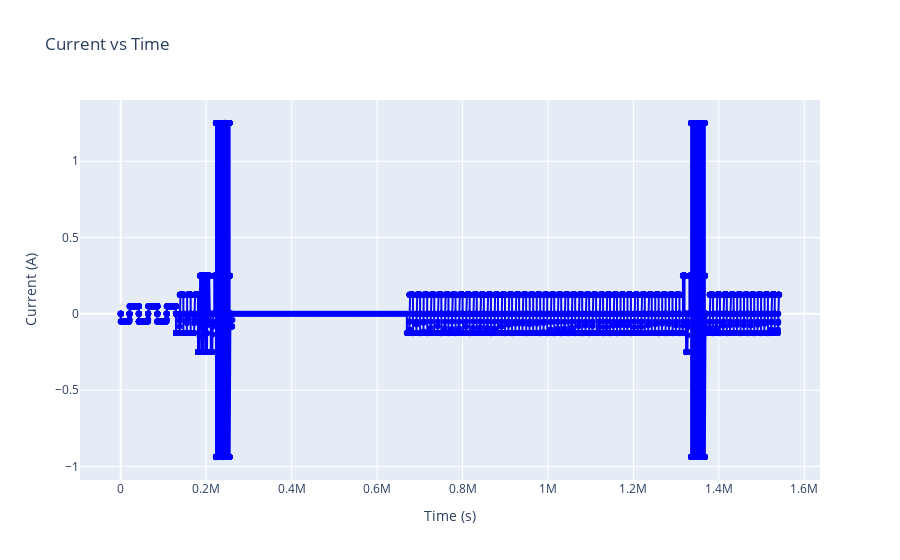

Notebook code for this chart:
### Markdown cell above
Let's create an interactive plot to see how current varies with time. Only first 10000 data points are shown to reduce the file size. Users can customize this as per their need.

### Code cell
# To see current vs time profile.
# Create traces for current and voltage

datapoints = 10000

trace1 = go.Scatter(
    x=time[0:datapoints],
    y=current[0:datapoints],
    mode="lines+markers",
    name="Current",
    line=dict(color="blue"),
)

######################################################
# Plot current
data = [trace1]

# Define the layout
layout = go.Layout(
    title="Current vs Time",
    xaxis=dict(title="Time (s)"),
    yaxis=dict(title="Current (A)"),
    legend=dict(x=0, y=1),  # Legend position
)
######################################################

# Create the figure
fig = go.Figure(data=data, layout=layout)

# Plot the figure
pyo.iplot(fig)

### Figure 1 — Plotly figure (JSON) as saved in the notebook; plotly's stock layout.template omitted (floating-point values rounded to 4 significant figures; data arrays with more than 128 entries replaced by an {"elided": "..."} marker saying what was removed)
{"data": [{"line": {"color": "blue"}, "mode": "lines+markers", "name": "Current", "type": "scatter", "x": {"elided": "10000 float values"}, "y": {"elided": "10000 float values"}}], "layout": {"legend": {"x": 0, "y": 1}, "title": {"text": "Current vs Time"}, "xaxis": {"title": {"text": "Time (s)"}}, "yaxis": {"title": {"text": "Current (A)"}}}}
